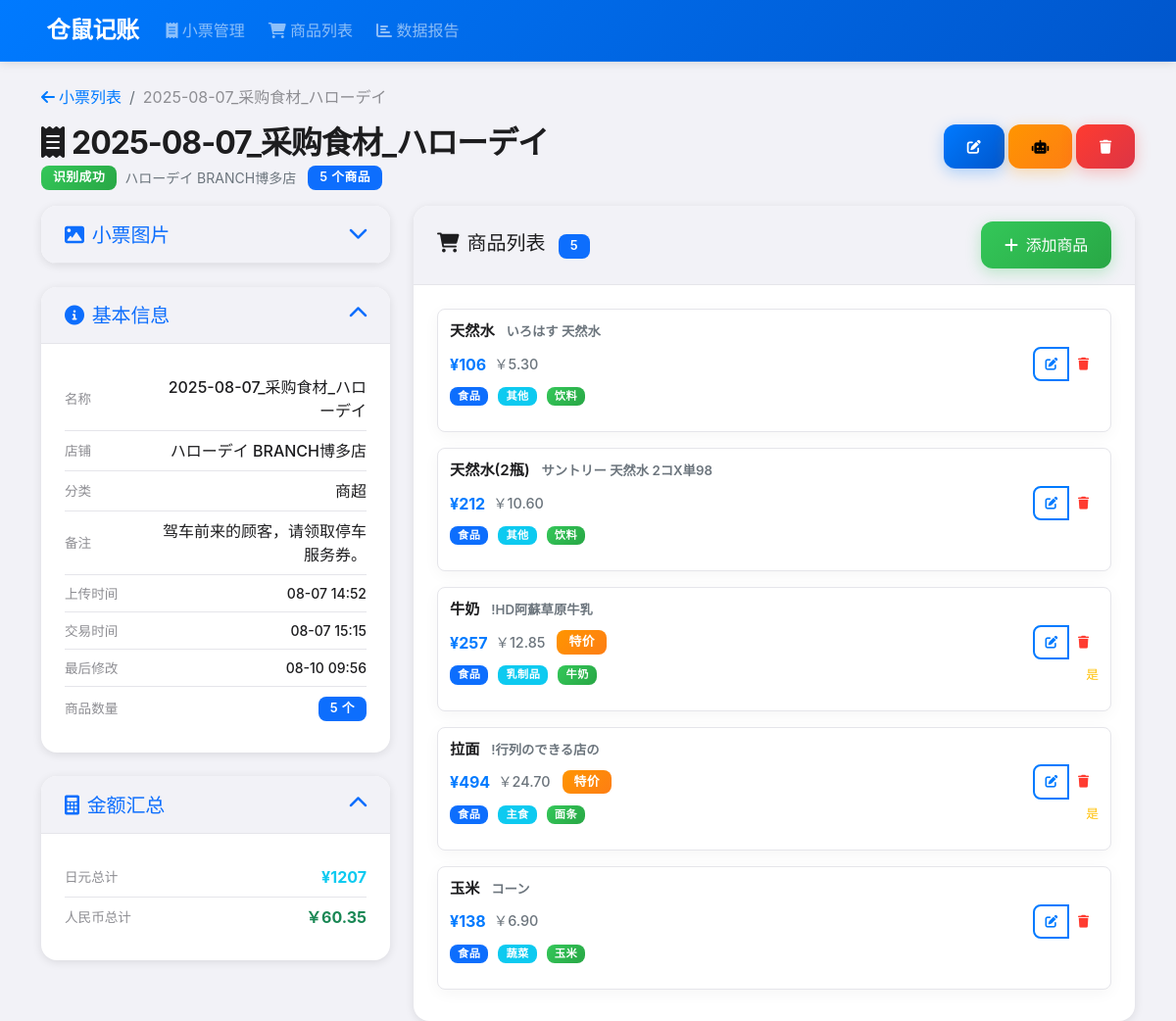
The app's page /receipts/442 with its own data.
### app/models.py (models this page shows, shortened)
class Receipt(db.Model):
    __tablename__ = "receipts"
    id: Mapped[int] = mapped_column(Integer, primary_key=True)
    name: Mapped[str] = mapped_column(
        String(255), nullable=False, default="未命名小票"
    )  # 将长度扩展到255以支持AI生成的文件名
    image_filename: Mapped[Optional[str]] = mapped_column(String(255), nullable=True)
    text_description: Mapped[Optional[str]] = mapped_column(String, nullable=True)
    notes: Mapped[Optional[str]] = mapped_column(String, nullable=True)
    exchange_rate: Mapped[Optional[float]] = mapped_column(Float, nullable=True)
    store_name: Mapped[Optional[str]] = mapped_column(
        String(100), nullable=True
    )  # 店铺名称
    store_category: Mapped[Optional[str]] = mapped_column(
        String(50), nullable=True
    )  # 店铺分类
    created_at: Mapped[datetime] = mapped_column(DateTime, default=datetime.utcnow)
    transaction_time: Mapped[Optional[datetime]] = mapped_column(
        DateTime, nullable=True
    )
    updated_at: Mapped[datetime] = mapped_column(
        DateTime, default=datetime.utcnow, onupdate=datetime.utcnow
    )
    status: Mapped[RecognitionStatus] = mapped_column(
        Enum(RecognitionStatus), default=RecognitionStatus.PENDING, nullable=False
    )
    items: Mapped[List["Item"]] = relationship(
        "Item", back_populates="receipt", cascade="all, delete-orphan"
    )

class Item(db.Model):
    __tablename__ = "items"
    id: Mapped[int] = mapped_column(Integer, primary_key=True)
    receipt_id: Mapped[int] = mapped_column(
        Integer, ForeignKey("receipts.id"), nullable=False
    )
    name_ja: Mapped[Optional[str]] = mapped_column(String(100))
    name_zh: Mapped[Optional[str]] = mapped_column(String(100))
    price_jpy: Mapped[Optional[float]] = mapped_column(Float)
    price_cny: Mapped[Optional[float]] = mapped_column(Float, nullable=True)
    special_info: Mapped[Optional[str]] = mapped_column(
        String(50), nullable=True
    )  # 特价信息，如"-20%"、"是"、"否"，与AI服务字段一致
    is_special_offer: Mapped[bool] = mapped_column(
        Boolean, nullable=False, default=False
    )  # 是否特价商品
    category_1: Mapped[Optional[str]] = mapped_column(
        String(50), nullable=True
    )  # 新增：一级分类
    category_2: Mapped[Optional[str]] = mapped_column(
        String(50), nullable=True
    )  # 新增：二级分类
    category_3: Mapped[Optional[str]] = mapped_column(
        String(50), nullable=True
    )  # 新增：三级分类
    notes: Mapped[Optional[str]] = mapped_column(String, nullable=True)
    receipt: Mapped["Receipt"] = relationship("Receipt", back_populates="items")
    durable_info: Mapped[Optional["DurableGood"]] = relationship(
        "DurableGood",
        uselist=False,
        back_populates="item",
        cascade="all, delete-orphan",
    )

### app/frontend.py (the view)
@frontend_bp.route("/receipts/<int:receipt_id>")
def receipt_detail(receipt_id):
    receipt = Receipt.query.get_or_404(receipt_id)
    return render_template("receipt_detail.html", receipt=receipt)

### app/templates/receipt_detail.html (shortened to what this page needs)
{% extends "base.html" %}  {% block content %}
<nav aria-label="breadcrumb" class="mb-3">
  <ol class="breadcrumb">
    <li class="breadcrumb-item">
      <a href="{{ url_for('frontend.receipt_list') }}">
        <i class="fas fa-arrow-left me-1"></i>小票列表
      </a>
    </li>
    <li class="breadcrumb-item active">{{ receipt.name }}</li>
  </ol>
</nav>
<div class="d-flex justify-content-between align-items-start mb-3">
  <div class="flex-grow-1">
    <h1 class="page-title mb-1">
      <i class="fas fa-receipt me-2"></i>{{ receipt.name }}
    </h1>
    <div class="d-flex align-items-center gap-2">
      <span
        class="badge bg-{{ 'success' if receipt.status.value == '识别成功'
                            else 'warning' if receipt.status.value in ['待处理', '正在识别']
                            else 'danger' }}"
      >
        {{ receipt.status.value }}
      </span>
      {% if receipt.store_name %}
      <span class="text-muted small">{{ receipt.store_name }}</span>
      {% endif %} {% if receipt.items|length > 0 %}
      <span class="badge bg-primary ms-1"
        >{{ receipt.items|length }} 个商品</span
      >
      {% endif %}
    </div>
  </div>
  <div class="d-flex gap-1 flex-shrink-0">
    <button
      class="btn btn-sm btn-primary"
      data-bs-toggle="modal"
      data-bs-target="#editReceiptModal"
      title="编辑小票"
    >
      <i class="fas fa-edit"></i>
    </button>
    <button
      class="btn btn-sm btn-warning"
      onclick="reprocessReceipt({{ receipt.id }})"
      title="重新识别"
    >
      <i class="fas fa-robot"></i>
    </button>
    <button
      class="btn btn-sm btn-danger"
      onclick="deleteReceipt({{ receipt.id }})"
      title="删除小票"
    >
      <i class="fas fa-trash"></i>
    </button>
  </div>
</div>
<div class="row">
  <div class="col-lg-4">
    {% if receipt.image_filename %}
    <div class="card mb-4">
      <div class="card-header">
        <button
          class="btn btn-link p-0 w-100 text-start text-decoration-none"
          type="button"
          data-bs-toggle="collapse"
          data-bs-target="#imageCollapse"
          aria-expanded="false"
          aria-controls="imageCollapse"
          id="imageToggleBtn"
        >
          <h5 class="mb-0">
            <i class="fas fa-image me-2"></i>小票图片
            <i
              class="fas fa-chevron-down ms-1 float-end"
              id="imageToggleIcon"
            ></i>
          </h5>
        </button>
      </div>
    </div>
    {% endif %}
    <div class="card mb-4">
      <div class="card-header">
        <button
          class="btn btn-link p-0 w-100 text-start text-decoration-none"
          type="button"
          data-bs-toggle="collapse"
          data-bs-target="#infoCollapse"
          aria-expanded="true"
          aria-controls="infoCollapse"
          id="infoToggleBtn"
        >
          <h5 class="mb-0">
            <i class="fas fa-info-circle me-2"></i>基本信息
            <i class="fas fa-chevron-up ms-1 float-end" id="infoToggleIcon"></i>
          </h5>
        </button>
      </div>
      <div class="collapse show" id="infoCollapse">
        <div class="card-body">
          <div class="receipt-info-compact">
            <div class="info-item-compact">
              <div class="info-row-compact">
                <span class="info-label-compact">名称</span>
                <span class="info-value-compact">{{ receipt.name }}</span>
              </div>
            </div>
            {% if receipt.store_name %}
            <div class="info-item-compact">
              <div class="info-row-compact">
                <span class="info-label-compact">店铺</span>
                <span class="info-value-compact">{{ receipt.store_name }}</span>
              </div>
            </div>
            {% endif %} {% if receipt.store_category %}
            <div class="info-item-compact">
              <div class="info-row-compact">
                <span class="info-label-compact">分类</span>
                <span class="info-value-compact"
                  >{{ receipt.store_category }}</span
                >
              </div>
            </div>
            {% endif %} {% if receipt.notes %}
            <div class="info-item-compact">
              <div class="info-row-compact">
                <span class="info-label-compact">备注</span>
                <span class="info-value-compact">{{ receipt.notes }}</span>
              </div>
            </div>
            {% endif %}
            <div class="info-item-compact">
              <div class="info-row-compact">
                <span class="info-label-compact">上传时间</span>
                <span class="info-value-compact small"
                  >{{ receipt.created_at.strftime('%m-%d %H:%M') }}</span
                >
              </div>
            </div>
            {% if receipt.transaction_time %}
            <div class="info-item-compact">
              <div class="info-row-compact">
                <span class="info-label-compact">交易时间</span>
                <span class="info-value-compact small"
                  >{{ receipt.transaction_time.strftime('%m-%d %H:%M') }}</span
                >
              </div>
            </div>
            {% endif %}
            <div class="info-item-compact">
              <div class="info-row-compact">
                <span class="info-label-compact">最后修改</span>
                <span class="info-value-compact small"
                  >{{ receipt.updated_at.strftime('%m-%d %H:%M') }}</span
                >
              </div>
            </div>
            <div class="info-item-compact">
              <div class="info-row-compact">
                <span class="info-label-compact">商品数量</span>
                <span class="info-value-compact">
                  <span class="badge bg-primary"
                    >{{ receipt.items|length }} 个</span
                  >
                </span>
              </div>
            </div>
          </div>
        </div>
      </div>
    </div>
    {% set total_yen = receipt.items|map(attribute='price_jpy')|select|sum %} {%
    set total_rmb = receipt.items|map(attribute='price_cny')|select|sum %} {% if
    total_yen and total_yen > 0 or total_rmb and total_rmb > 0 %}
    <div class="card mb-4">
      <div class="card-header">
        <button
          class="btn btn-link p-0 w-100 text-start text-decoration-none"
          type="button"
          data-bs-toggle="collapse"
          data-bs-target="#summaryCollapse"
          aria-expanded="true"
          aria-controls="summaryCollapse"
          id="summaryToggleBtn"
        >
          <h5 class="mb-0">
            <i class="fas fa-calculator me-2"></i>金额汇总
            <i
              class="fas fa-chevron-up ms-1 float-end"
              id="summaryToggleIcon"
            ></i>
          </h5>
        </button>
      </div>
      <div class="collapse show" id="summaryCollapse">
        <div class="card-body">
          <div class="receipt-info-compact">
            {% if total_yen and total_yen > 0 %}
            <div class="info-item-compact">
              <div class="info-row-compact">
                <span class="info-label-compact">日元总计</span>
                <span class="info-value-compact">
                  <span class="fw-bold text-info"
                    >¥{{ "%.0f"|format(total_yen) }}</span
                  >
                </span>
              </div>
            </div>
            {% endif %} {% if total_rmb and total_rmb > 0 %}
            <div class="info-item-compact">
              <div class="info-row-compact">
                <span class="info-label-compact">人民币总计</span>
                <span class="info-value-compact">
                  <span class="fw-bold text-success"
                    >￥{{ "%.2f"|format(total_rmb) }}</span
                  >
                </span>
              </div>
            </div>
            {% endif %}
          </div>
        </div>
      </div>
    </div>
    {% endif %}
  </div>
  <div class="col-lg-8">
    <div class="card">
      <div
        class="card-header d-flex justify-content-between align-items-center"
      >
        <h5 class="mb-0">
          <i class="fas fa-shopping-cart me-2"></i>商品列表
          <span class="badge bg-primary ms-2">{{ receipt.items|length }}</span>
        </h5>
        <button
          class="btn btn-success"
          data-bs-toggle="modal"
          data-bs-target="#addItemModal"
        >
          <i class="fas fa-plus me-2"></i>添加商品
        </button>
      </div>
      <div class="card-body">
        {% if receipt.items %}
        <div class="row g-2">
          {% for item in receipt.items %}
          <div class="col-12">
            <div class="item-compact">
              <div class="item-name-compact">
                {% if item.name_zh %} {{ item.name_zh }} {% else %} {{
                item.name_ja or '未命名商品' }} {% endif %} {% if item.name_ja
                and item.name_zh %}
                <span class="text-muted small ms-2">{{ item.name_ja }}</span>
                {% endif %}
              </div>
              <div class="item-details-compact">
                <div class="item-price-compact">
                  {% if item.price_jpy %}
                  <span class="price-jpy fw-bold"
                    >¥{{ "%.0f"|format(item.price_jpy) }}</span
                  >
                  {% endif %} {% if item.price_cny %}
                  <span class="price-cny text-muted"
                    >￥{{ "%.2f"|format(item.price_cny) }}</span
                  >
                  {% endif %}  {% if item.is_special_offer %}
                  <span class="badge bg-warning ms-1">特价</span>
                  {% endif %}
                </div>
                <div class="btn-group btn-group-sm">
                  <button
                    class="btn btn-outline-primary"
                    onclick="editItem({{ item.id }})"
                    title="编辑"
                  >
                    <i class="fas fa-edit"></i>
                  </button>
                  <button
                    class="btn btn-outline-danger"
                    onclick="deleteItem({{ item.id }})"
                    title="删除"
                  >
                    <i class="fas fa-trash"></i>
                  </button>
                </div>
              </div>
              <div class="item-meta-compact">
                <div class="item-categories-compact">
                  {% if item.category_1 %}
                  <span class="badge bg-primary">{{ item.category_1 }}</span>
                  {% endif %} {% if item.category_2 %}
                  <span class="badge bg-info">{{ item.category_2 }}</span>
                  {% endif %} {% if item.category_3 %}
                  <span class="badge bg-success">{{ item.category_3 }}</span>
                  {% endif %}
                </div>
                {% if item.notes or item.special_info %}
                <div class="item-notes-compact">
                   {% if item.special_info %}
                  <span class="text-warning">{{ item.special_info }}</span>
                  {% endif %}
                </div>
                {% endif %}
              </div>
            </div>
          </div>
          {% endfor %}
        </div>
        {% endif %}
      </div>
    </div>
  </div>
</div>
{% endblock %}

### records on screen
Receipt: name "2025-08-07_采购食材_ハローデイ", status.value "识别成功", store_name "ハローデイ BRANCH博多店", store_category "商超", notes "驾车前来的顾客，请领取停车服务券。", created_at "08-07 14:52", transaction_time "08-07 15:15", updated_at "08-10 09:56"
Item: name_zh "天然水", name_ja "いろはす 天然水", price_jpy "106", price_cny "5.30", category_1 "食品", category_2 "其他", category_3 "饮料"
Item: name_zh "天然水(2瓶)", name_ja "サントリー 天然水 2コX単98", price_jpy "212", price_cny "10.60", category_1 "食品", category_2 "其他", category_3 "饮料"
Item: name_zh "牛奶", name_ja "!HD阿蘇草原牛乳", price_jpy "257", price_cny "12.85", is_special_offer "特价", category_1 "食品", category_2 "乳制品", category_3 "牛奶", special_info "是"
Item: name_zh "拉面", name_ja "!行列のできる店の", price_jpy "494", price_cny "24.70", is_special_offer "特价", category_1 "食品", category_2 "主食", category_3 "面条", special_info "是"
Item: name_zh "玉米", name_ja "コーン", price_jpy "138", price_cny "6.90", category_1 "食品", category_2 "蔬菜", category_3 "玉米"

### other values on screen
{{ receipt.items|length }} "5"
{{ "%.0f"|format(total_yen) }} "1207"
{{ "%.2f"|format(total_rmb) }} "60.35"
